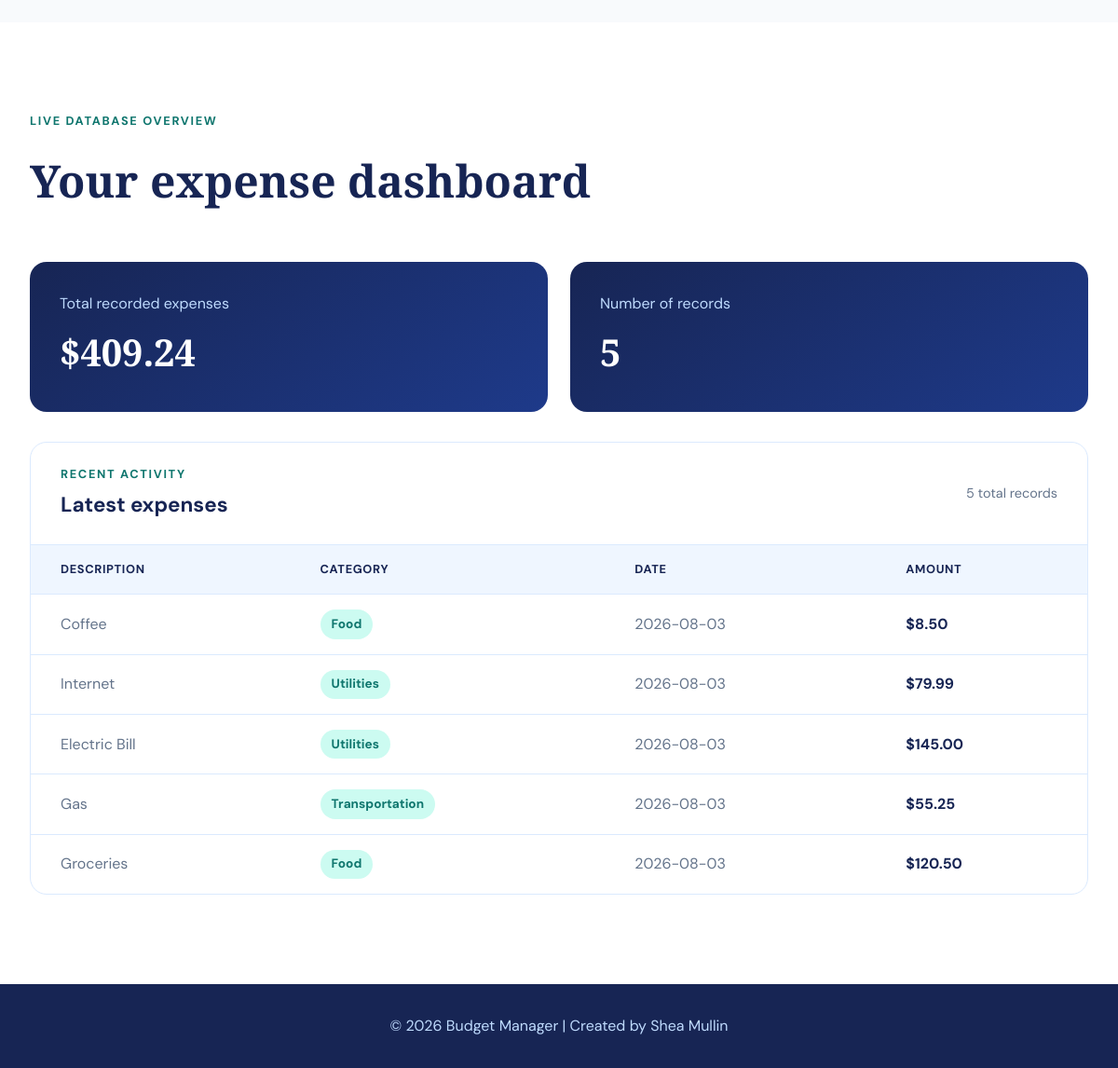
The app's page / (lower part), older data.
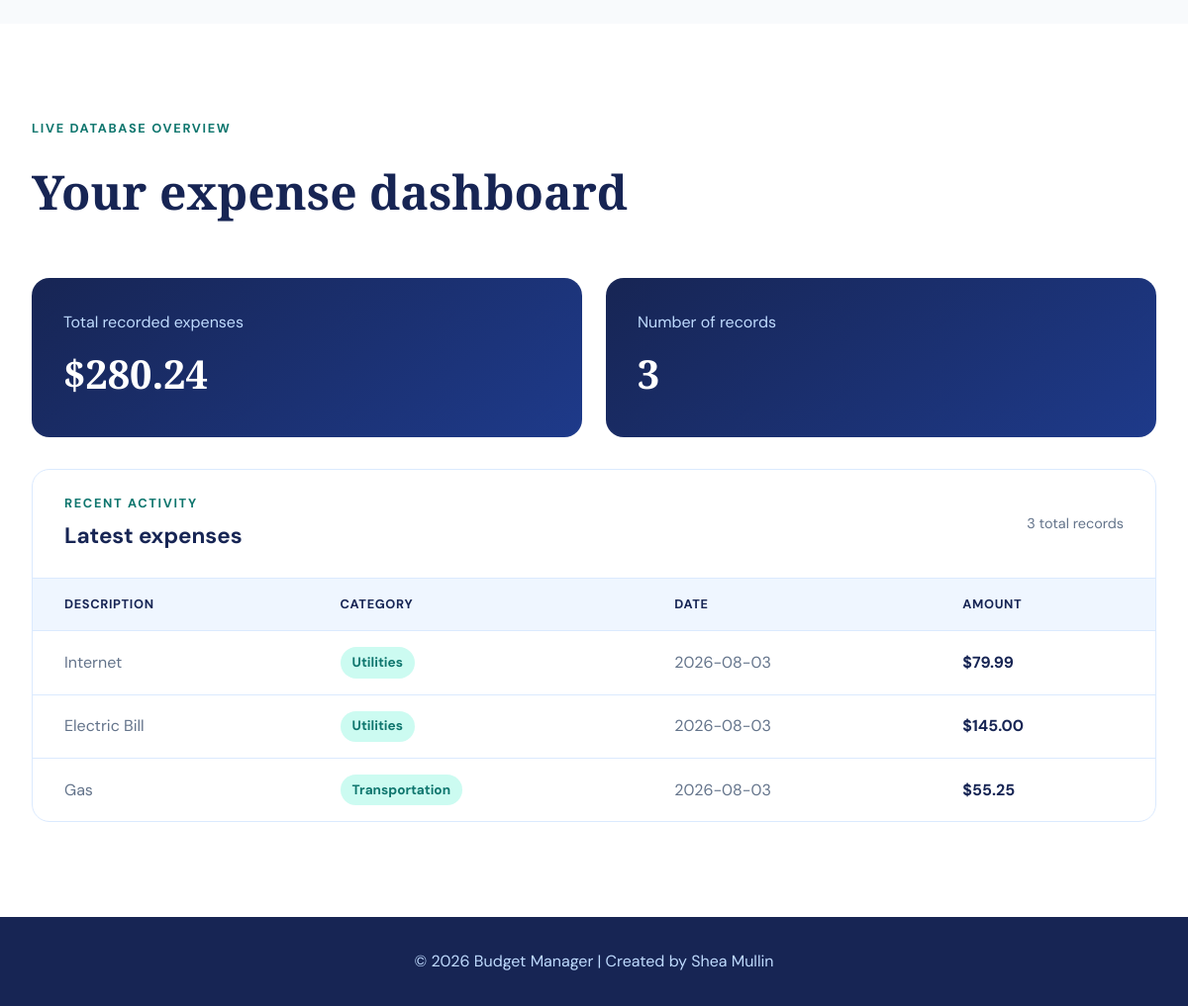
The same page, newer data.
### tables this page shows
CREATE TABLE expenses (
    expense_id INTEGER PRIMARY KEY AUTOINCREMENT,
    user_id INTEGER NOT NULL,
    description TEXT NOT NULL,
    amount REAL NOT NULL,
    category TEXT NOT NULL,
    expense_date TEXT NOT NULL,
    FOREIGN KEY (user_id) REFERENCES users(user_id)
);

### server.py (the view)
@app.route("/", methods=["GET"])
def home():
    connection = sqlite3.connect("budget_manager.db")
    connection.row_factory = sqlite3.Row
    cursor = connection.cursor()
    cursor.execute("""
        SELECT *
        FROM expenses
        ORDER BY expense_date DESC, expense_id DESC
    """)
    expenses = cursor.fetchall()
    connection.close()
    total_expenses = sum(expense["amount"] for expense in expenses)
    expense_count = len(expenses)
    recent_expenses = expenses[:5]
    return render_template(
        "home.html",
        total_expenses=total_expenses,
        expense_count=expense_count,
        recent_expenses=recent_expenses
    )

### templates/home.html (shortened to what this page needs)
{% extends "base.html" %}
{% block content %}
<section class="technology-section">
</section>
<section class="dashboard-section">
    <div class="section-heading">
        <p class="eyebrow">Live database overview</p>
        <h2>Your expense dashboard</h2>
    </div>
    <div class="summary-grid">
        <article class="summary-card">
            <p>Total recorded expenses</p>
            <h3>${{ "%.2f"|format(total_expenses) }}</h3>
        </article>
        <article class="summary-card">
            <p>Number of records</p>
            <h3>{{ expense_count }}</h3>
        </article>
    </div>
    <div class="expense-table-container">
        <div class="table-heading">
            <div>
                <p class="eyebrow">Recent activity</p>
                <h3>Latest expenses</h3>
            </div>
            <span>{{ expense_count }} total records</span>
        </div>
        {% if recent_expenses %}
            <div class="table-wrapper">
                <table class="expense-table">
                    <thead>
                        <tr>
                            <th>Description</th>
                            <th>Category</th>
                            <th>Date</th>
                            <th>Amount</th>
                        </tr>
                    </thead>
                    <tbody>
                        {% for expense in recent_expenses %}
                            <tr>
                                <td>{{ expense["description"] }}</td>
                                <td>
                                    <span class="category-badge">
                                        {{ expense["category"] }}
                                    </span>
                                </td>
                                <td>{{ expense["expense_date"] }}</td>
                                <td class="amount">
                                    ${{ "%.2f"|format(expense["amount"]) }}
                                </td>
                            </tr>
                        {% endfor %}
                    </tbody>
                </table>
            </div>
        {% else %}
            <div class="empty-state">
                <h3>No expenses found</h3>
                <p>Add expense records to begin building your dashboard.</p>
            </div>
        {% endif %}
    </div>
</section>
{% endblock %}

### templates/base.html (shortened to what this page needs)
<!DOCTYPE html>
<html lang="en">
<head>
    <link
        rel="stylesheet"
        href="{{ url_for('static', filename='styles.css') }}"
    >
</head>
<body>
    <main class="page-content">
        {% block content %}
        {% endblock %}
    </main>
    <footer class="site-footer">
        <p>&copy; 2026 Budget Manager | Created by Shea Mullin</p>
    </footer>
</body>
</html>

### static/styles.css (style rules this page uses)
:root { --navy: #172554; --blue: #2563eb; --teal: #0f766e; --mint: #ccfbf1; --cream: #f8fafc; --white: #ffffff; --text: #1e293b; --muted: #64748b; --border: #dbeafe; --shadow: 0 18px 45px rgba(23, 37, 84, 0.12); }
* { box-sizing: border-box; margin: 0; padding: 0; }
html { scroll-behavior: smooth; }
body { background-color: var(--cream); color: var(--text); font-family: "DM Sans", sans-serif; line-height: 1.6; }
.page-content { min-height: calc(100vh - 160px); }
.eyebrow { color: var(--teal); font-size: 0.8rem; font-weight: 700; letter-spacing: 0.13em; margin-bottom: 1rem; text-transform: uppercase; }
.section-heading { margin: 0 auto 3rem; max-width: 1200px; }
.section-heading h2, .technology-section h2 { color: var(--navy); font-family: "Playfair Display", serif; font-size: clamp(2rem, 4vw, 3rem); }
.technology-section { align-items: center; display: grid; gap: 4rem; grid-template-columns: 1fr 1fr; margin: 0 auto; max-width: 1200px; padding: 6rem 2rem; }
.site-footer { background-color: var(--navy); color: #bfdbfe; padding: 2rem; text-align: center; }
.dashboard-section { background-color: var(--white); padding: 6rem 2rem; }
.summary-grid { display: grid; gap: 1.5rem; grid-template-columns: repeat(2, 1fr); margin: 0 auto 2rem; max-width: 1200px; }
.summary-card { background: linear-gradient(145deg, var(--navy), #1e3a8a); border-radius: 18px; color: var(--white); padding: 2rem; }
.summary-card p { color: #bfdbfe; margin-bottom: 0.5rem; }
.summary-card h3 { font-family: "Playfair Display", serif; font-size: 2.5rem; }
.expense-table-container { border: 1px solid var(--border); border-radius: 18px; margin: 0 auto; max-width: 1200px; overflow: hidden; }
.table-heading { align-items: center; display: flex; justify-content: space-between; padding: 1.5rem 2rem; }
.table-heading .eyebrow { margin-bottom: 0.25rem; }
.table-heading h3 { color: var(--navy); font-size: 1.4rem; }
.table-heading > span { color: var(--muted); font-size: 0.9rem; }
.table-wrapper { overflow-x: auto; }
.expense-table { border-collapse: collapse; width: 100%; }
.expense-table th, .expense-table td { border-top: 1px solid var(--border); padding: 1rem 2rem; text-align: left; }
.expense-table th { background-color: #eff6ff; color: var(--navy); font-size: 0.8rem; letter-spacing: 0.05em; text-transform: uppercase; }
.expense-table td { color: var(--muted); }
.expense-table .amount { color: var(--navy); font-weight: 700; }
.category-badge { background-color: var(--mint); border-radius: 999px; color: var(--teal); display: inline-block; font-size: 0.85rem; font-weight: 700; padding: 0.3rem 0.75rem; }

Row changes from the older to the newer data that the page shows:
removed expenses: description "Coffee", category "Food", expense_date "2026-08-03", amount "8.50"
removed expenses: description "Groceries", category "Food", expense_date "2026-08-03", amount "120.50"
Text that changed along with them:
{{ "%.2f"|format(total_expenses) }}: "409.24" → "280.24"
{{ expense_count }}: "5" → "3"
